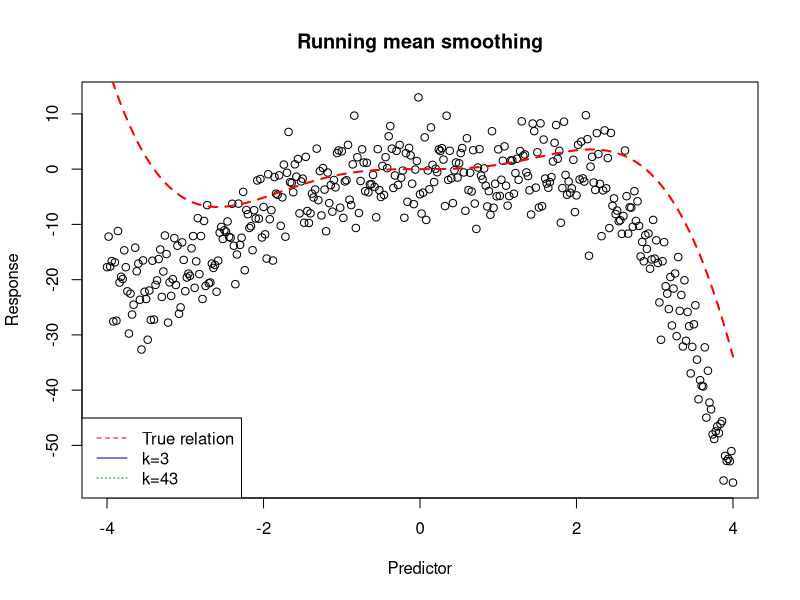
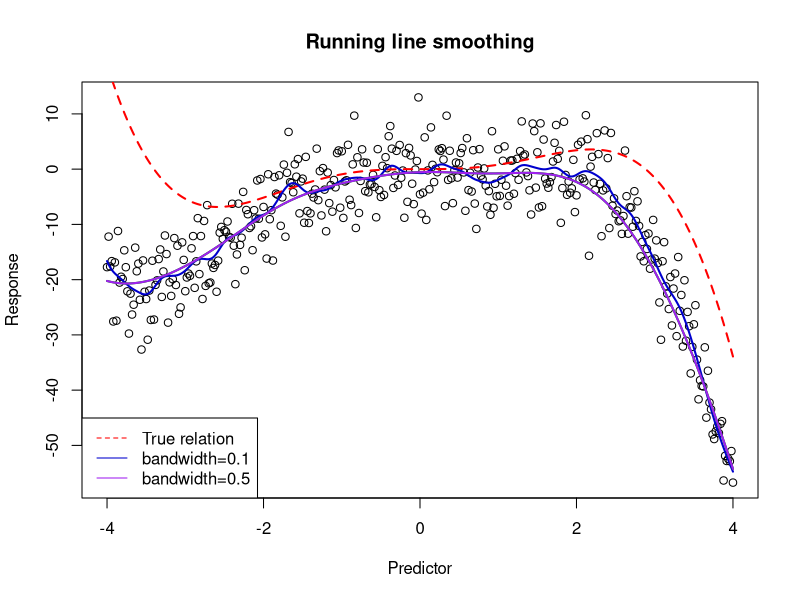
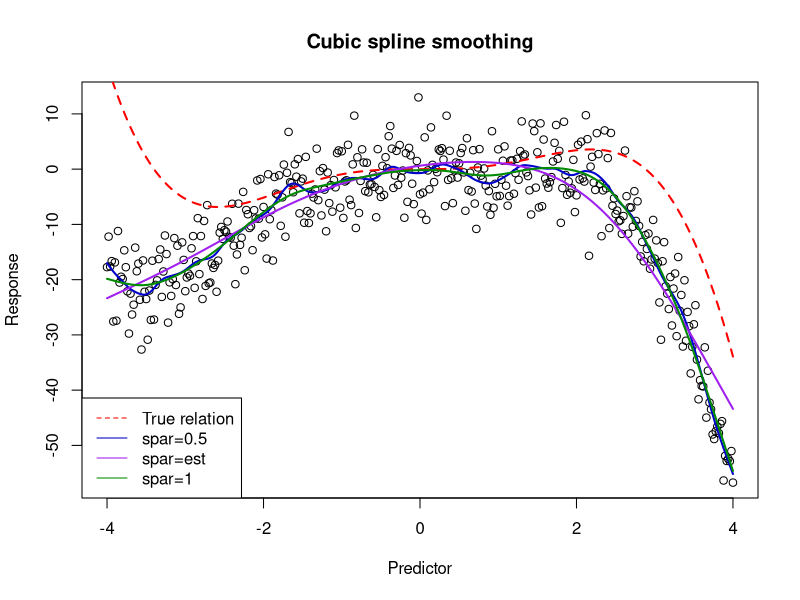
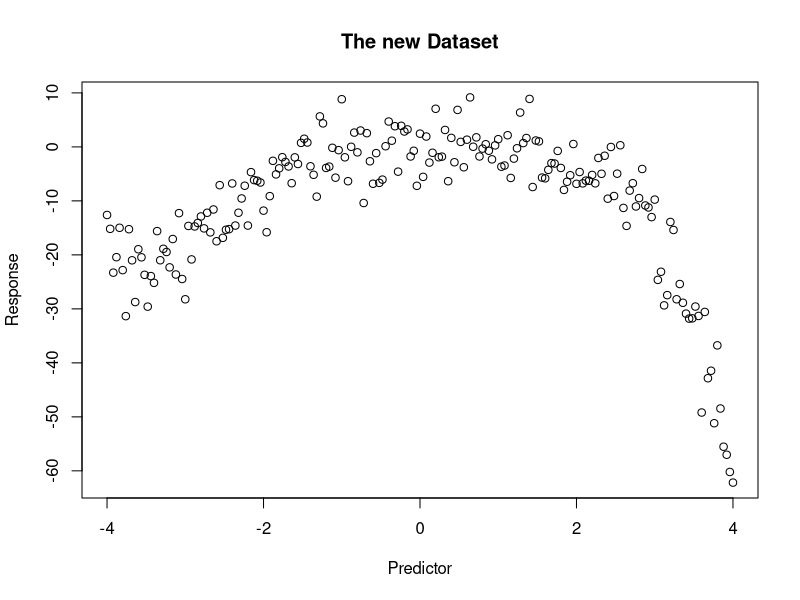

Generate these figures, in order, with R:
## ---- chunk 1
#Task1.1 Create a scatter plot of the data

setwd("/Users/likuncui/Downloads/5003/tutorial4/")
easy <- read.table("datasmooth.txt", header=T)
x <- easy$x
y <- easy$y

# The true relationship
s <- function(x){(x^3) * sin((x+3.4)/2)}
# plot data and create the true relationship line
x.plot <- seq(min(x),max(x),length.out=1000)
y.plot <- s(x.plot)
plot(x, y, xlab="Predictor", ylab="Response", main="Running mean smoothing")

#Task1.2 overlay the true relationship line on the plot.
lines(x.plot, y.plot, lty=2, lwd=2, col="red")

legend("bottomleft",c("True relation","k=3","k=43"),
      lty=c(2,1,3), col=c("red", "blue3", "green4"))

#Task2 Try normal kernel smoothing with different bandwidths on “datasmooth.txt”.
# setup the plot of original data and true relationship
x.plot <- seq(min(x), max(x), length.out=1000)
y.plot <- s(x.plot)
plot(x, y, xlab="Predictor", ylab="Response", main="Running line smoothing")
lines(x.plot, y.plot, lty=2, lwd=2, col="red")

# apply kernal smoothing using "KernSmooth" package
library(KernSmooth)
fit1 <- locpoly(x, y, kernel="normal", bandwidth = 0.1)
lines(fit1, col="blue3", lwd=2)
fit2 <- locpoly(x, y, kernel="normal", bandwidth = 0.5)
lines(fit2, col="green4", lwd=2)

# plot smoothing line with estimated optimal bandwidth
lines(fit2, col="purple", lwd=2)
legend("bottomleft",c("True relation","bandwidth=0.1", "bandwidth=0.5"),
      lty=c(2,1,1), col=c("red", "blue3", "purple"))

#Task3 Apply cubic spline with different spars on “datasmooth.txt”.
# Use the smooth.spline function in R
cubicSpline1.fit <- smooth.spline(x=x, y=y, cv=FALSE, spar=0.5)
cubicSpline2.fit <- smooth.spline(x=x, y=y, cv=FALSE, spar=1)
cubicSpline3.fit <- smooth.spline(x=x, y=y, cv=TRUE)

## Out put smoothing line
s = function(x){(x^3) * sin((x+3.4)/2)}
x.plot = seq(min(x),max(x),length.out=1000)
y.plot = s(x.plot)
plot(x,y,xlab="Predictor",ylab="Response", main="Cubic spline smoothing")
lines(x.plot, y.plot, lty=2, lwd=2, col="red")
lines(cubicSpline1.fit, col="blue3", lwd=2)
lines(cubicSpline2.fit, col="purple", lwd=2)
lines(cubicSpline3.fit, col="green4", lwd=2)
legend("bottomleft",c("True relation","spar=0.5", "spar=est", "spar=1"),
      lty=c(2,1,1,1), col=c("red", "blue3", "purple" ,"green4"))

#Task 4.1 Utilise this new dataset to estimate mean squared error
new_easy <- read.table("newDatasmooth.txt", header=T)
new_x <- new_easy$x
new_y <- new_easy$y
# The true relationship
s <- function(new_x){(x^3) * sin((new_x+3.4)/2)}
# plot data and create the true relationship line
new_x.plot <- seq(min(new_x),max(new_x),length.out=1000)
new_y.plot <- s(new_x.plot)
plot(new_x, new_y, xlab="Predictor", ylab="Response", main="The new Dataset")
rmse=(mean(new_y-y)^2)^0.5
rmse

#select best bandwidths
#For kernel smoother
#plot(new_x, new_y, xlab="Predictor", ylab="Response", main="The new Dataset")
rmse=(mean(new_y-fit1$y)^2)^0.5
#For bandwidth=0.1
rmse
#For bandwidth=0.5
rmse=(mean(new_y-fit2$y)^2)^0.5
rmse
print("Therefore, bandwidth=0.1 is better fitting kernel smoother.")

#For cubic spline
rmse1=(mean(new_y-cubicSpline1.fit$y)^2)^0.5
rmse2=(mean(new_y-cubicSpline2.fit$y)^2)^0.5
rmse3=(mean(new_y-cubicSpline3.fit$y)^2)^0.5
rmse1
rmse2
rmse3
print("Therefore, all are with the same mse. They are in equal preformance")
print("According to the mse calculation, kernel smoother is better.")
